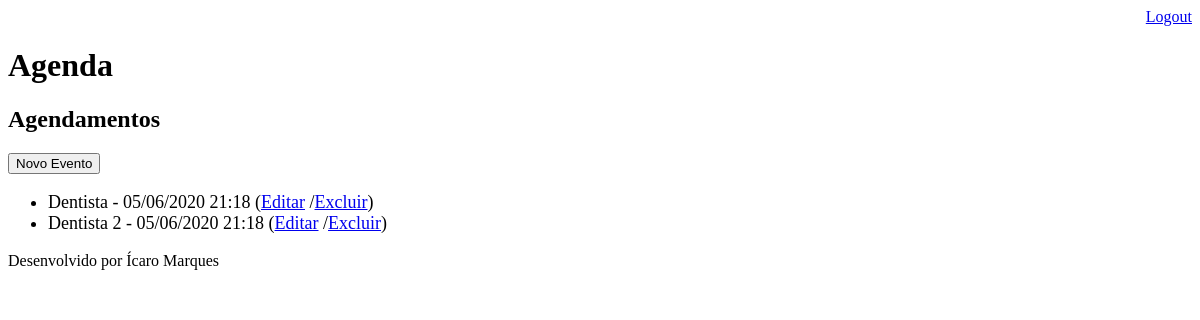
The page /agenda/ (signed in) on the database as committed earlier.
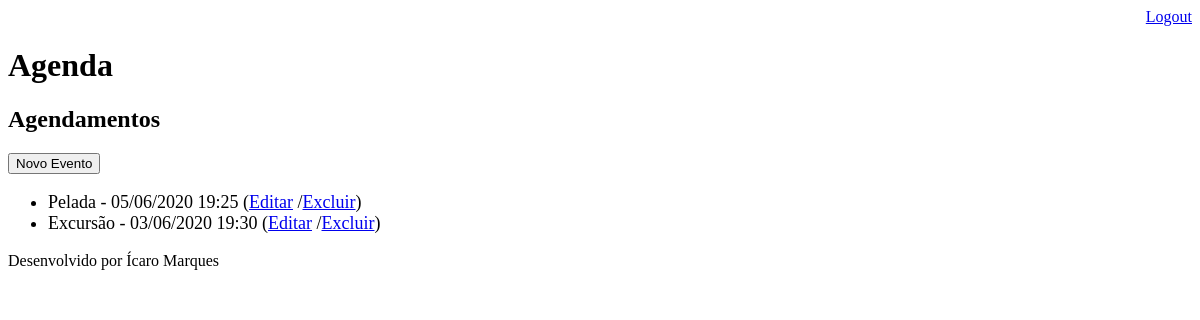
The same page on the database as committed later.
### core/models.py (models this page shows, shortened)
class Evento(models.Model):
    titulo = models.CharField(max_length=100)
    descricao = models.TextField(blank=True, null=True)
    data_evento = models.DateTimeField(verbose_name='data do evento')
    data_criacao = models.DateTimeField(auto_now=True)
    usuario = models.ForeignKey(User, on_delete=models.CASCADE)
    local_evento = models.TextField(blank=True, null=True)
    class Meta:
        db_table = 'evento' #altera o nome da tabela no banco de dados
    def get_data_evento(self):
        return self.data_evento.strftime('%d/%m/%Y %H:%M')
    def get_evento_atrasado(self):
        if self.data_evento < datetime.now():
            return True
        else:
            return False

### core/views.py (the view)
# urls.py: path('agenda/', views.lista_eventos),
@login_required(login_url='/login/')
def lista_eventos(request):
    usuario = request.user
    data_atual = datetime.now() - timedelta(hours=1)
    print(data_atual, timedelta(hours=1))
    evento = Evento.objects.filter(usuario=usuario,
                                   data_evento__gt=data_atual)
    dados = {'eventos':evento}
    return render(request, 'agenda.html', dados)

### templates/agenda.html (shortened to what this page needs)
{% extends "model-page.html" %}
{% block content %}
    <body>
        <h2>Agendamentos</h2>
        <a href="evento/">
            <button type="button">Novo Evento</button>
        </a>
        <ul style="font-size: 18px">
            {% for evento in eventos %}
                <li>
                    <div style=>
                        {{ evento.titulo }} - {{ evento.get_data_evento }}
                        (<a href="evento/?id={{ evento.id }}">Editar</a>
                        /<a href="evento/delete/{{ evento.id }}">Excluir</a>)
                    </div>
                </li>
            {% endfor %}
        </ul>
    </body>
{% endblock %}

Rows that differ between the two databases and show on the page:
no longer on this page (row edited): Evento: titulo "Dentista", get_data_evento "05/06/2020 21:18"
no longer on this page (row edited): Evento: titulo "Dentista 2", get_data_evento "05/06/2020 21:18"
added Evento: titulo "Pelada", get_data_evento "05/06/2020 19:25"
added Evento: titulo "Excursão", get_data_evento "03/06/2020 19:30"
